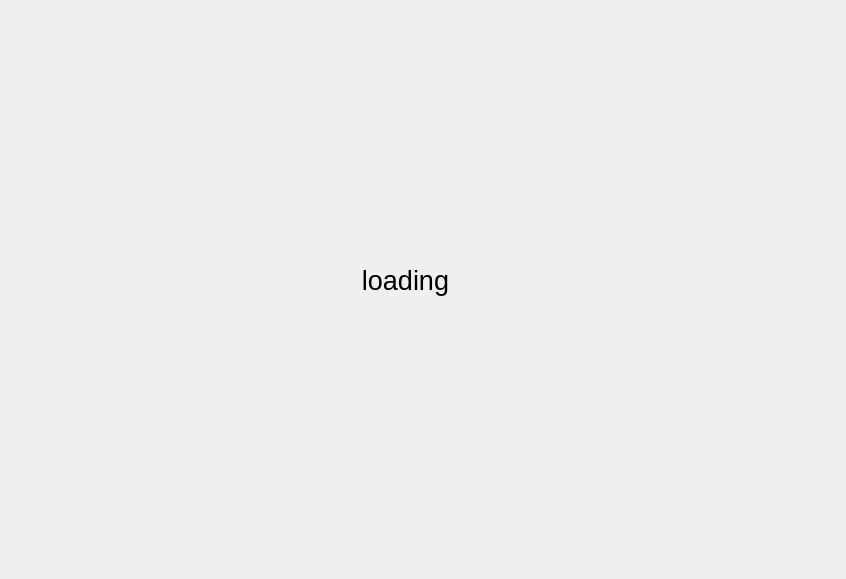
<?xml version="1.0" encoding="UTF-8"?>
<ui version="4.0">
 <class>Form</class>
 <widget class="QWidget" name="Form">
  <property name="geometry">
   <rect>
    <x>0</x>
    <y>0</y>
    <width>846</width>
    <height>579</height>
   </rect>
  </property>
  <property name="windowTitle">
   <string>Form</string>
  </property>
  <property name="styleSheet">
   <string notr="true">#label_Background {
background-color:rgba(0,0,0,120);
}</string>
  </property>
  <widget class="QLabel" name="label_Processing">
   <property name="geometry">
    <rect>
     <x>300</x>
     <y>220</y>
     <width>211</width>
     <height>121</height>
    </rect>
   </property>
   <property name="font">
    <font>
     <pointsize>20</pointsize>
    </font>
   </property>
   <property name="text">
    <string>loading</string>
   </property>
   <property name="scaledContents">
    <bool>true</bool>
   </property>
   <property name="alignment">
    <set>Qt::AlignCenter</set>
   </property>
  </widget>
 </widget>
 <resources/>
 <connections/>
</ui>
